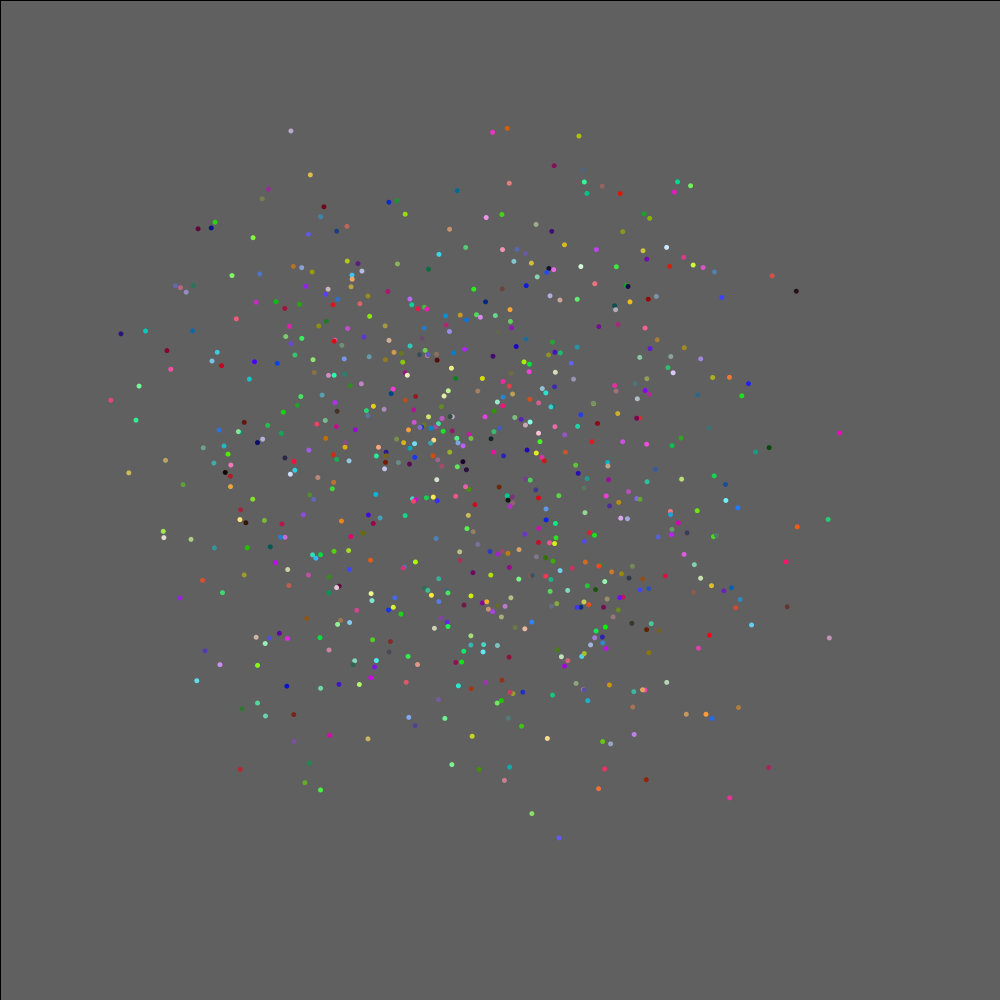
Frame 1 (no input)
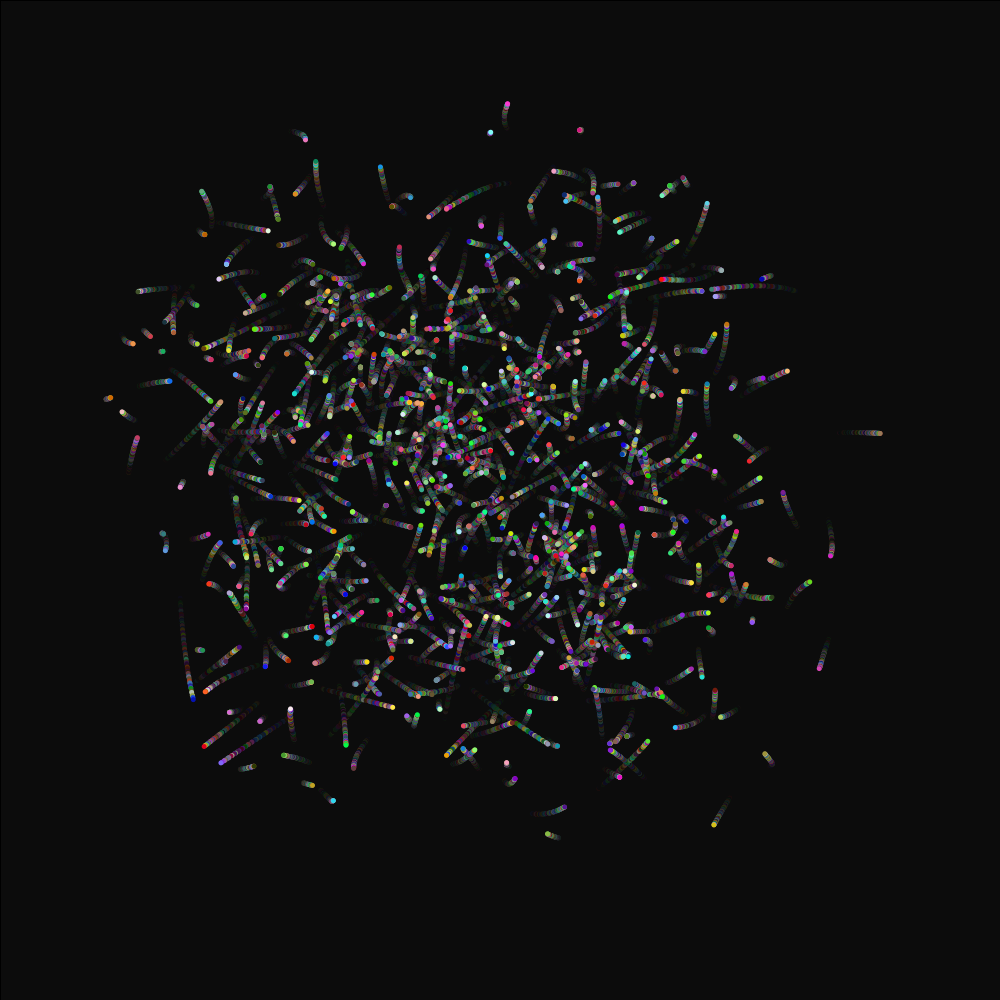
Frame 60 (the mouse pressed at the canvas centre just before this capture)
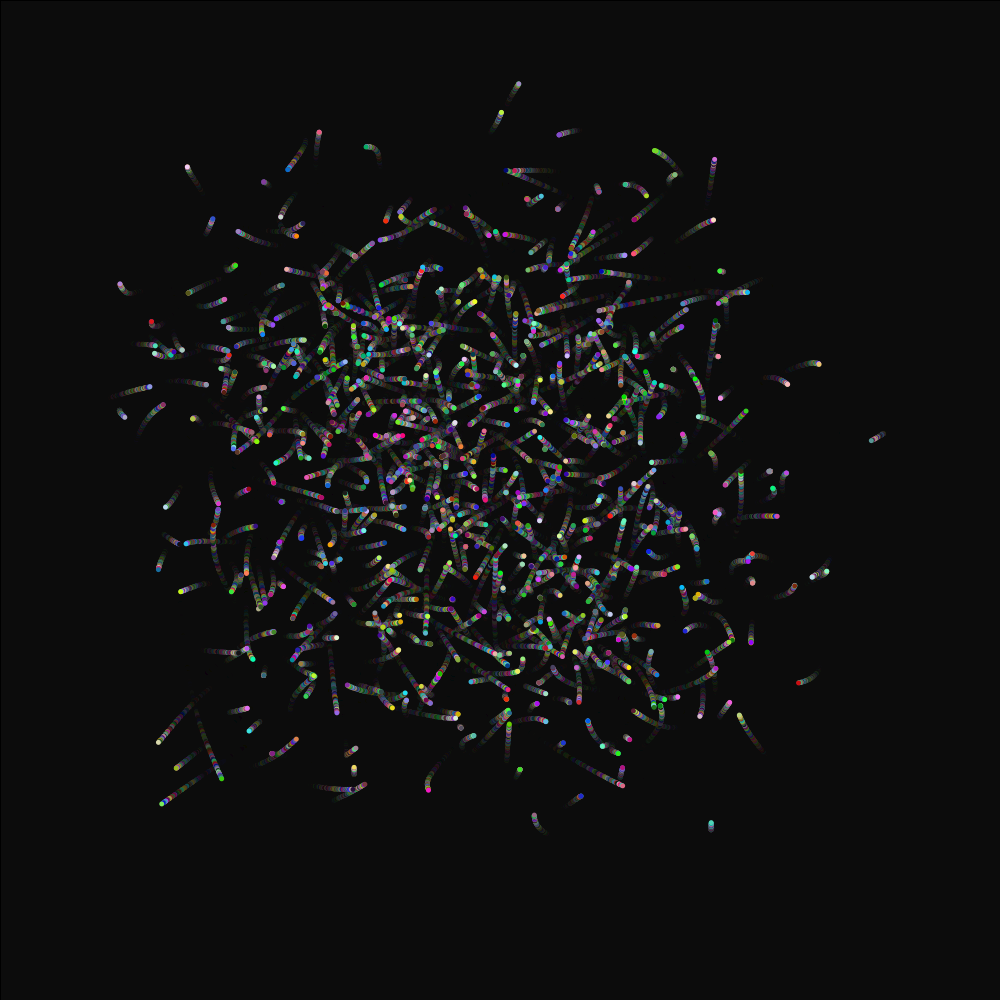
Frame 120 (the mouse held since frame 60 and released just before this capture)

The Processing sketch that drew these frames (run headless with seeded random() and noise(); from frame 60 on, the mouse is pressed at the canvas centre):

// Processing sketch: MAGIC_WORMS
// ── MAGIC_WORMS.pde
void setup() {
  size(1000, 1000);
  background(100, 100, 100);
}
void draw() {
  makeMagical();
  for (int i=0; i<700; i++) {
    float x=random(1000);
    float y=random(1000);
    fill(random(0, 255), random(0, 255), random(0, 255));
    ellipse(getWormX(i), getWormY(i), 5, 5);
  }
}
float frequency = .001;
float noiseInterval = PI;

void makeMagical() {
  fill( 0, 0, 0, 10 );
  rect(0, 0, width, height);
  noStroke();
}

float getWormX(int i) {
  return map(noise(i*noiseInterval + frameCount * frequency), 0, 1, 0, width);
}

float getWormY(int i) {
  return map(noise(i*noiseInterval+1 + frameCount * frequency), 0, 1, 0, height);
}
